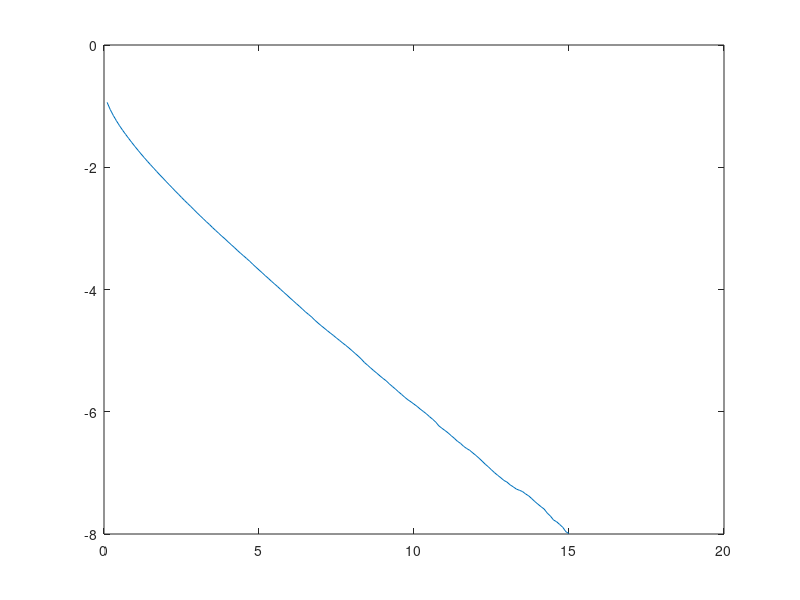

Write the MATLAB code that produced this figure.
clear
nmsg = 500000;
nrcv = 3;
m = rand(nmsg, 1);
p0 = 0.5;
p1 = 1 - p0;
m(m < p0) = 0;
m(m >= p0) = 1;
mu = [0 0 0];
%rho = [1 0 0; 0 1 0; 0 0 1];
rho = [1 0.4 0.3; 0.4 1 0.4; 0.3 0.4 1];
sigma = [1 0 0; 0 2 0; 0 0 4];
for i = 1:nrcv
    for j = 1:nrcv
        if i ~= j
            sigma(i, j) = rho(i, j) * sqrt(sigma(i, i)) * sqrt(sigma(j, j));
        end
    end
end
w = 2 * (rho(1,2)^2 + rho(1,3)^2 + rho(2,3)^2 - 2*rho(1,2)*rho(1,3)*rho(2,3) - 1);
a = [rho(2,3)^2-1, rho(1,3)^2-1, rho(1,2)^2-1, rho(1,2)-rho(1,3)*rho(2,3), rho(1,3)-rho(1,2)*rho(2,3), rho(2,3) - rho(1,2)*rho(1,3)];
N = mvnrnd(mu, sigma, nmsg);
E = 0.1:0.1:15;
s = zeros(nmsg, 1);
R = zeros(nmsg, nrcv);
m_hat = zeros(nmsg, 1);
pe = zeros(1, 150);
for i = 1:150
    s(m == 0) = sqrt(E(i));
    s(m == 1) = -sqrt(E(i));
    s = repmat(s(:,1),1,3);
    R = N + s;
    R = R';
    thresh = -0.25 * w * log(p0/p1) / sqrt(E(i));
    r1 = R(1,:);
    r2 = R(2,:);
    r3 = R(3,:);
    likely = r1*a(1) + r2*a(2) + r3*a(3) + (r1+r2)*a(4) + (r1+r3)*a(5) + (r2+r3)*a(6);
    %likely = zeros(nmsg, 1);
    %for j = 1:nmsg
    %    r = R(j,:);
    %    likely(j) = r(1)*a(1) + r(2)*a(2) + r(3)*a(3) + (r(1)+r(2))*a(4) + (r(1)+r(3))*a(5) + (r(2)+r(3))*a(6);
    %end
    m_hat(likely >= thresh) = 1;
    m_hat(likely < thresh) = 0;
    pe(i) = (length(find(m ~= m_hat))/nmsg);
end

plot(E,log(pe),'DisplayName','H-E');
hold off;
